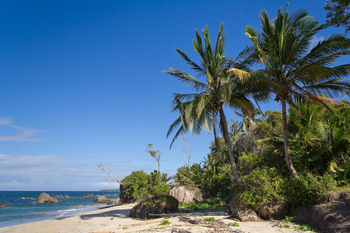
#> input picture images/beach.png, 350 x 233 px
$ python color_histogram.py --image ../images/beach.png   (Python 2 division)
#> lines starting #> are read from the running program, lines starting #| are printed output that depends on the picture
from matplotlib import pyplot as plt
import argparse

import cv2


ap = argparse.ArgumentParser()
ap.add_argument("-i", "--image", required=True, help="Path to the image")
args = vars(ap.parse_args())

image = cv2.imread(args["image"])
#> image is the input picture: shape (233, 350, 3); mean B, G, R 136, 110.4, 78.6
cv2.imshow("Original", image)

# Calculate a flattened histogram from the three RGB colors
channels = cv2.split(image)
colors = ("b", "g", "r")  # OpenCV stores the color values in opposite order
plt.figure()
plt.title("Flattened Color Histogram")
plt.xlabel("Bins")
plt.ylabel("# of Pixels")

for (channel, color) in zip(channels, colors):
    hist = cv2.calcHist([channel], [0], None, [256], [0, 256])  # Calculate the histogram for each channel
    plt.plot(hist, color=color)  # Plot the calculated histogram
    plt.xlim([0, 256])  # Limit the x-axis to 0-256
#> this loop made 3 passes
#> color on passes 1 to 3: 'b', 'g', 'r'

plt.show()
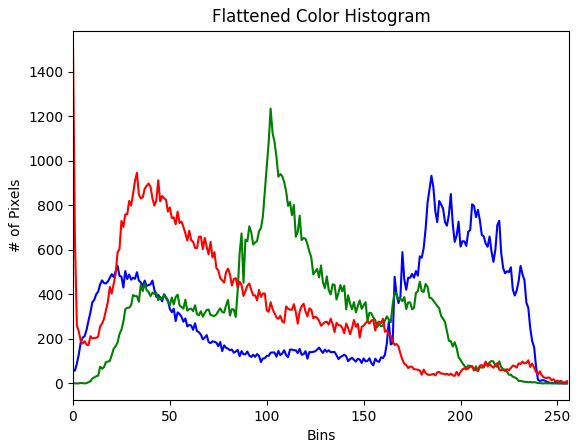
#> figure drawn by matplotlib, 1 panel; curve peaks at x = 185, y = 933; curve peaks at x = 102, y = 1235; curve peaks at x = 0, y = 1510

# Calculate a two-dimensional histogram to see the combination of the colors
two_dim = plt.figure()

ax = two_dim.add_subplot(131)
hist = cv2.calcHist([channels[1], channels[0]], [0, 1], None, [32, 32], [0, 256, 0, 256])
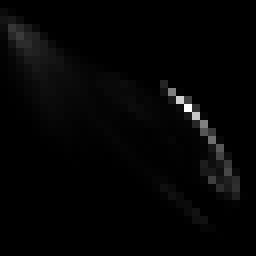
#> hist: shape (32, 32) float32 (shown 8 times larger); min 0, max 4300, mean 79.6; drawn with min black and max white
p = ax.imshow(hist, interpolation="nearest")
ax.set_title("2D Color Histogram for Green and Blue"
)
plt.colorbar(p)

ax = two_dim.add_subplot(132)
hist = cv2.calcHist([channels[1], channels[2]], [0, 1], None, [32, 32], [0, 256, 0, 256])
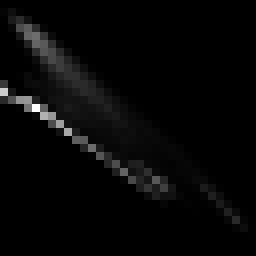
#> hist: shape (32, 32) float32 (shown 8 times larger); min 0, max 2800, mean 79.6; drawn with min black and max white
p = ax.imshow(hist, interpolation="nearest")
ax.set_title("2D Color Histogram for Green and Red"
)
plt.colorbar(p)

ax = two_dim.add_subplot(133)
hist = cv2.calcHist([channels[0], channels[2]], [0, 1], None, [32, 32], [0, 256, 0, 256])
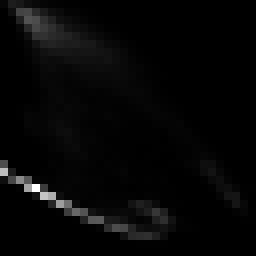
#> hist: shape (32, 32) float32 (shown 8 times larger); min 0, max 2991, mean 79.6; drawn with min black and max white
p = ax.imshow(hist, interpolation="nearest")
ax.set_title("2D Color Histogram for Blue and Red"
)
plt.colorbar(p)

plt.show()
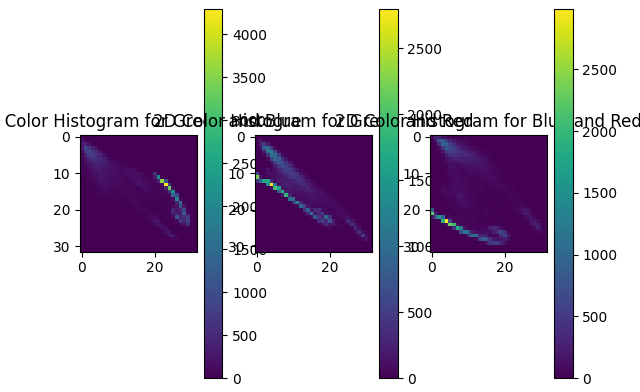
#> figure drawn by matplotlib, 6 panels

# Calculate a three-dimensional histogram to see the combinations of all three colours
hist = cv2.calcHist([image], [0, 1, 2], None, [8, 8, 8], [0, 256, 0, 256, 0, 256])
print "3D histogram shape: %s, with %d values" % (hist.shape, hist.flatten().shape[0])
#| 3D histogram shape: (8, 8, 8), with 512 values

cv2.waitKey(0)

$ run again, on images/messi.png
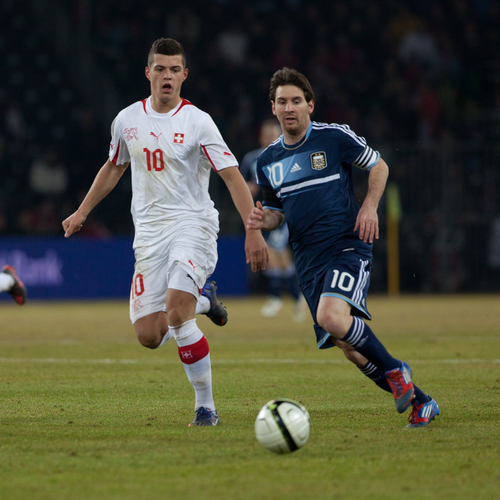
#> input picture images/messi.png, 500 x 500 px
#> image is the input picture: shape (500, 500, 3); mean B, G, R 58.7, 75.7, 74.3
#> the loop `for (channel, color) in zip(channels, colors):` made 3 passes
#> color on passes 1 to 3: 'b', 'g', 'r'
#> `plt.show()`:
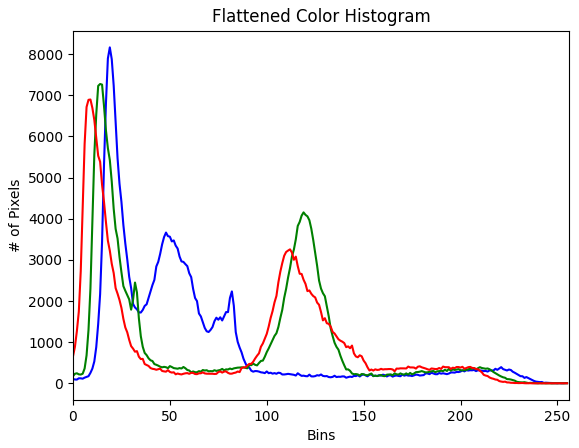
#> figure drawn by matplotlib, 1 panel; curve peaks at x = 19, y = 8164; curve peaks at x = 14, y = 7275; curve peaks at x = 9, y = 6898
#> `hist = cv2.calcHist([channels[0], channels[2]], [0, 1], None, [32, 32]..`:
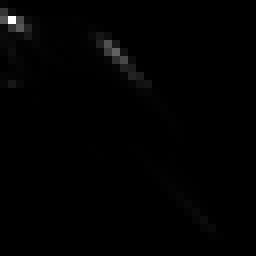
#> hist: shape (32, 32) float32 (shown 8 times larger); min 0, max 31675, mean 244.1; drawn with min black and max white
#| 3D histogram shape: (8, 8, 8), with 512 values

$ run again, on images/messi2.png
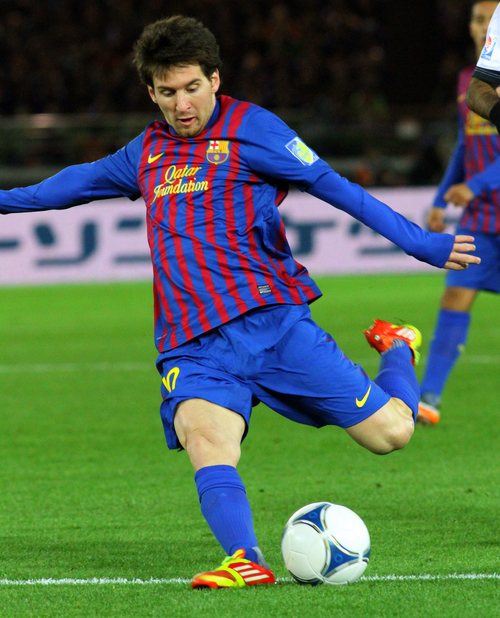
#> input picture images/messi2.png, 500 x 618 px
#> image is the input picture: shape (618, 500, 3); mean B, G, R 78.2, 101.3, 78.3
#> the loop `for (channel, color) in zip(channels, colors):` made 3 passes
#> color on passes 1 to 3: 'b', 'g', 'r'
#> `plt.show()`:
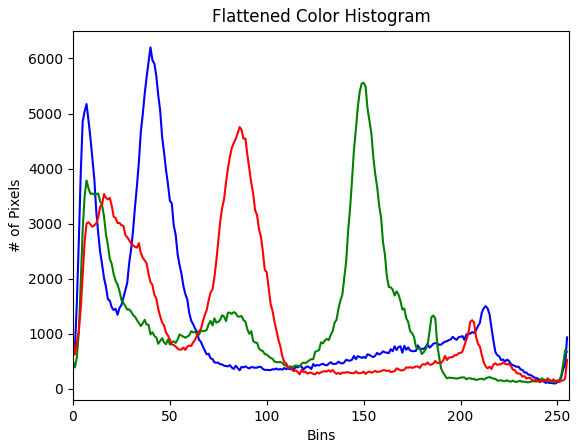
#> figure drawn by matplotlib, 1 panel; curve peaks at x = 40, y = 6201; curve peaks at x = 150, y = 5557; curve peaks at x = 86, y = 4755
#> `hist = cv2.calcHist([channels[0], channels[2]], [0, 1], None, [32, 32]..`:
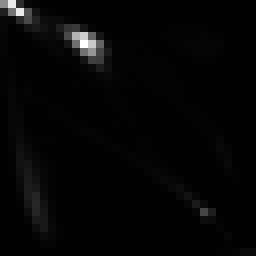
#> hist: shape (32, 32) float32 (shown 8 times larger); min 0, max 14034, mean 301.8; drawn with min black and max white
#| 3D histogram shape: (8, 8, 8), with 512 values

$ run again, on images/obama.png
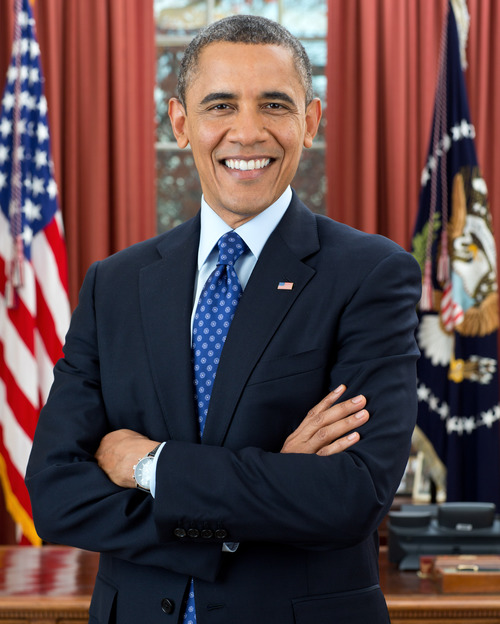
#> input picture images/obama.png, 500 x 624 px
#> image is the input picture: shape (624, 500, 3); mean B, G, R 71.8, 70, 92.6
#> the loop `for (channel, color) in zip(channels, colors):` made 3 passes
#> color on passes 1 to 3: 'b', 'g', 'r'
#> `plt.show()`:
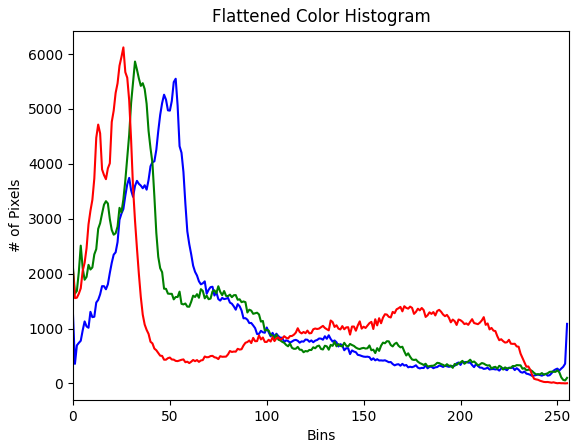
#> figure drawn by matplotlib, 1 panel; curve peaks at x = 53, y = 5551; curve peaks at x = 32, y = 5864; curve peaks at x = 26, y = 6122
#> `hist = cv2.calcHist([channels[0], channels[2]], [0, 1], None, [32, 32]..`:
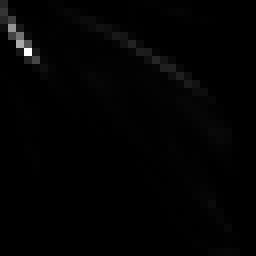
#> hist: shape (32, 32) float32 (shown 8 times larger); min 0, max 26071, mean 304.7; drawn with min black and max white
#| 3D histogram shape: (8, 8, 8), with 512 values
